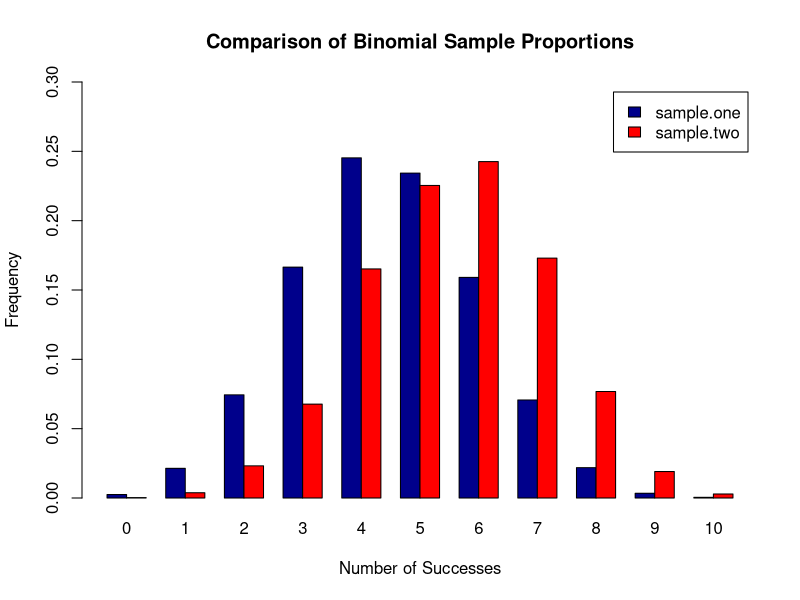
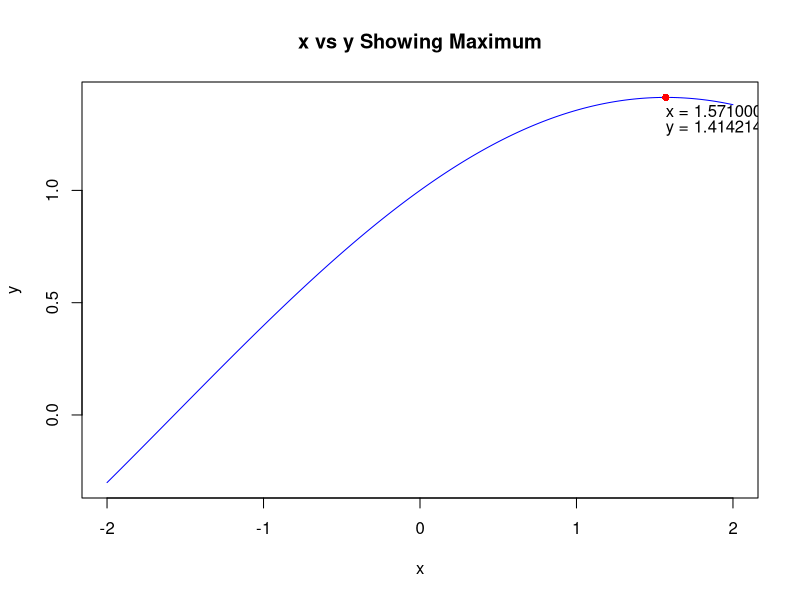
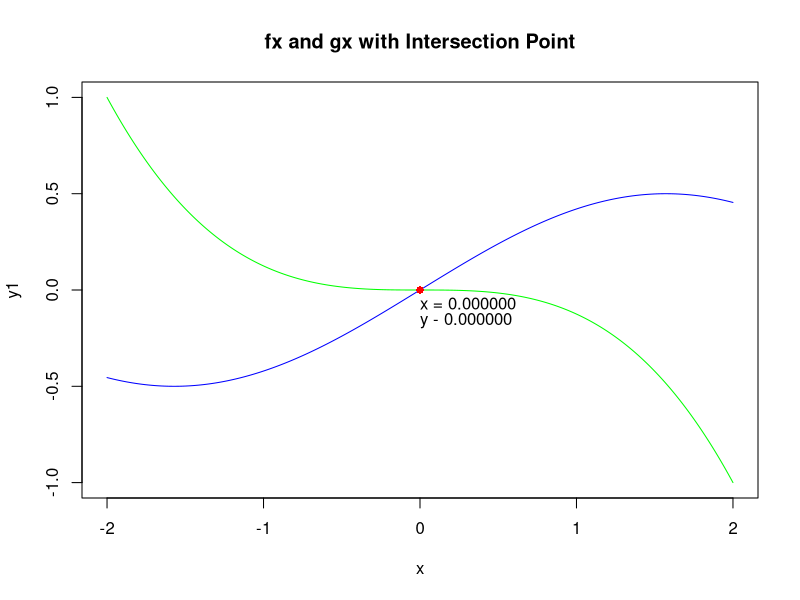
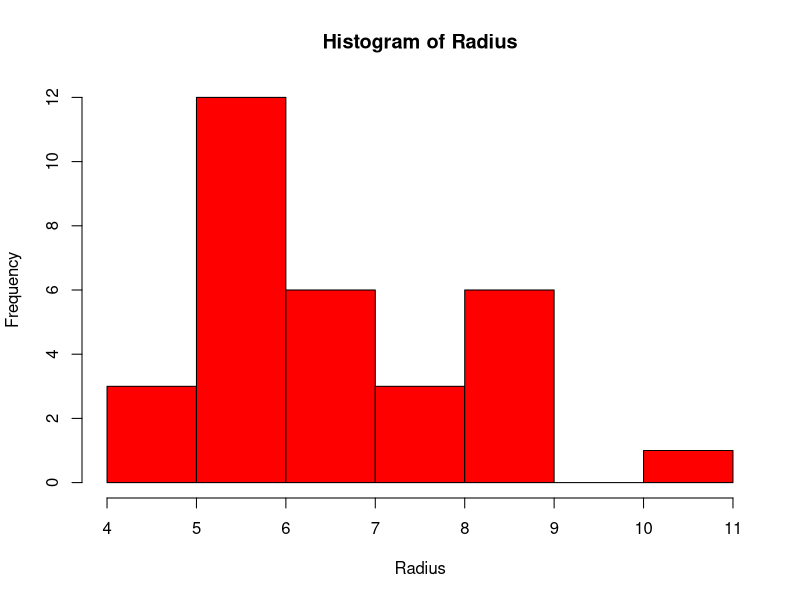
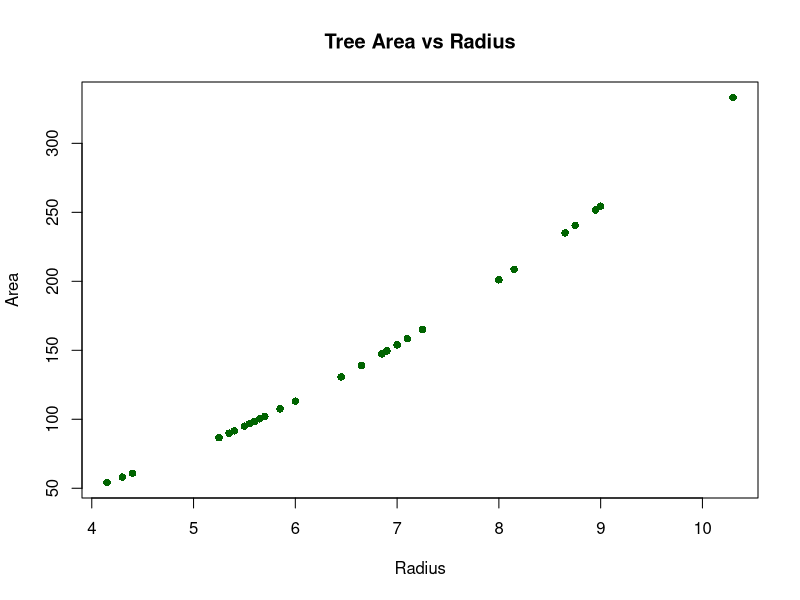
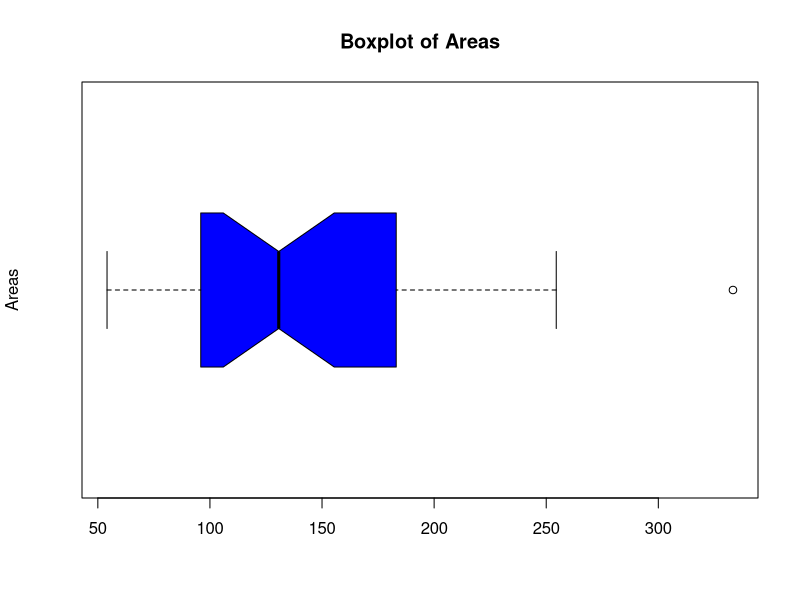
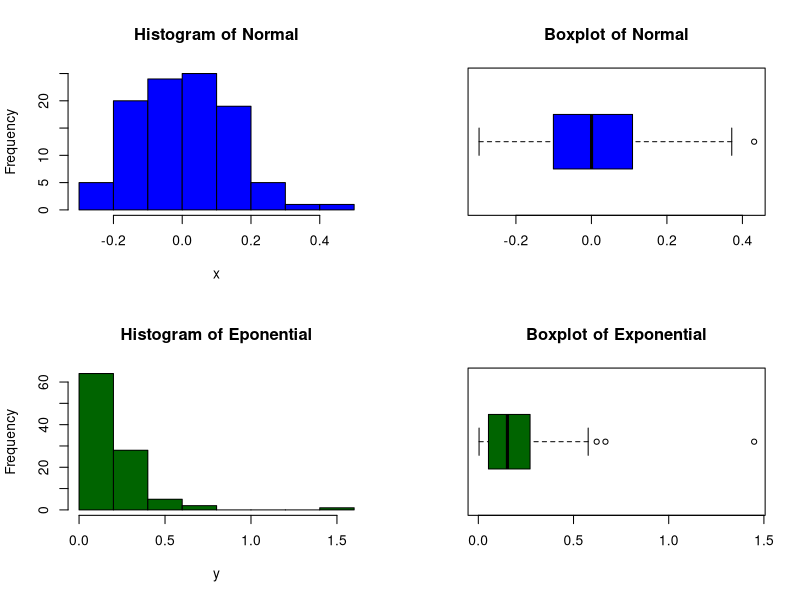

Source code (R) for these figures, in order: (Note: this script raises an error after producing the figures.)
#**Example Problem with Solution:**
#  Use *rbinom()* to generate two random samples of size 10,000 from the binomial distribution. 
#  For the first sample, use p = 0.45 and n = 10. For the second sample, use p = 0.55 and n = 10.
  
# (a) Convert the sample frequencies to sample proportions and compute the mean number of successes
# for each sample. Present these statistics.
  
set.seed(123)
sample.one <- table(rbinom(10000, 10, 0.45)) / 10000
sample.two <- table(rbinom(10000, 10, 0.55)) / 10000

successes <- seq(0, 10)

sum(sample.one * successes) # [1] 4.4827
sum(sample.two * successes) # [1] 5.523


# (b) Present the proportions in a vertical, side-by-side barplot color coding the two samples.

counts <- rbind(sample.one, sample.two)

barplot(counts, main = "Comparison of Binomial Sample Proportions", 
        ylab = "Frequency", ylim = c(0,0.3),xlab = "Number of Successes",
        beside = TRUE, col = c("darkblue","red"),legend = rownames(counts),
        names.arg = c("0", "1", "2", "3", "4", "5", "6", "7", "8", "9", "10"))



### Test Items starts from here - There are 5 sections - 50 points total ##########################

# Read each question carefully and address each element.  
# Do not output contents of vectors or data frames unless requested.

##### Section 1: (8 points) This problem deals with vector manipulations.

#(1)(a)  Create a vector that contains the following, in this order, and output the final, resulting vector.  
#Do not round any values, unless requested.

#* A sequence of integers from 0 to 4, inclusive.
#* The number 13
#* Three repetitions of the vector c(2, -5.1, -23).
#* The arithmetic sum of 7/42, 3 and 35/42

# --- test1a code ---
(a=seq(0,4))
(b=13)
(c=(rep(c(2,-5.1,-23),3)))
(d=sum(c(7/42,3,35/42)))

(abcd=c(a,b,c,d))
# -------------------


#(1)(b)  Sort the vector created in (1)(a) in ascending order.  Output this result. 
# Determine the length of the resulting vector and assign to "L". Output L. 
# Generate a descending sequence starting with L and ending with 1. 
# Add this descending sequence arithmetically the sorted vector. 
# This is vector addition, not vector combination. 
# Output the contents. Do not round any values.

# --- test1b code ---
(abcds = sort(abcd, decreasing = FALSE))
(L=length(abcds))
(Ldesc=seq(L,1))
(sumseqandabcd=Ldesc + abcds)

# -------------------


#(1)(c) Extract the first and last elements of the vector you have created in (1)(b)
# to form another vector of the extracted elements. 
# Form a third vector from the elements not extracted. Output these vectors.

# --- test1c code ---
(fl=sumseqandabcd[c(1,L)])
(notfl=sumseqandabcd[-c(1,L)])

# -------------------


#(1)(d) Use the vectors from (c) to reconstruct the vector in (b). Output this vector. 
# Sum the elements and round to two decimal places.

# --- test1d code ---

(origb=c(fl[1],notfl,fl[2]))
origb
(round(sum(origb),digits=2))
# -------------------


##### Section 2: (10 points) The expression y = sin(x/2) + cos(x/2) is a trigonometric function.

#(2)(a) Create a user-defined function - via *function()* - that implements the trigonometric function above, 
# accepts numeric values, "x," calculates and returns values "y."

# --- test2a code ---
sumsincosofhalfx <- function(x) {
  y = sin(x/2) + cos(x/2)
  return (y)
}

# -------------------


#(2)(b) Create a vector, x, of 4001 equally-spaced values from -2 to 2, inclusive. 
# Compute values for y using the vector x and your function from (2)(a).  
# **Do not output x or y.**  Find the value in the vector x that corresponds to the 
# maximum value in the vector y. Restrict attention to only the values of x and y you have computed;
# i.e. do not interpolate. Round to 3 decimal places and output both the maximum y and corresponding x value.

#Finding the two desired values can be accomplished in as few as two lines of code.
# Do not use packages or programs you may find on the internet or elsewhere. 
# Do not output the other elements of the vectors x and y. Relevant coding methods are 
# given in the *Quick Start Guide for R*.

# --- test2b code ---
x=seq(-2,2,length.out = 4001)
y=sumsincosofhalfx(x)

(i = which.max(y))
cat(sprintf("(x,y) = (%.03f,%0.3f)",round(x[i],3),round(y[i],3)))
# -------------------




#(2)(c) Plot y versus x in color, with x on the horizontal axis. Show the location of the
# maximum value of y determined in 2(b).  Show the values of x and y corresponding to the 
# maximum value of y in the display. Add a title and other features such as text annotations. 
# Text annotations may be added via *text()* for base R plots and 
# *geom_text()* or *geom_label()* for ggplots.


# --- test2c code ---
png("fig2c.png")
plot(x,y,col='blue',type = 'l',main="x vs y Showing Maximum")
points(x[i],y[i],pch=16,col='red')
msgx=sprintf("x = %f", x[i])
msgy=sprintf("y = %f", y[i])
text(x[i],y[i],labels=msgx,adj=c(0,1.5))
text(x[i],y[i],labels=msgy,adj=c(0,2.7))
dev.off()

# -------------------

##### Section 3: (8 points) This problem requires finding the point of intersection of 
# two functions.  Using the function y = cos(x/2)\*sin(x/2), find where the curved line 
# y = -(x/2)^3 intersects it within the range of values used in part (2) 
# (i.e. 4001 equally-spaced values from -2 to 2).  Plot both functions on the same
# display, and show the point of intersection.  Present the coordinates of this point as text in the display.    


# --- test3 code ---
#define functions
fx <- function(x){
  y = sin(x/2) * cos(x/2)
  return(y)
}

gx <- function(x){
  y = -(x/2)^3
  return(y)
}

#Calculate y's for fx and gx from x
y1=fx(x)
y2=gx(x)

#Get the intersection of fx and gx
i = which(y1==y2)

#find the min and max for both curves
#to scale so both curves fit in plot
ylim = c(min(y1,y2),max(y1,y2))

png("fig3.png")
plot(x,y1,col='blue',type='l',ylim=ylim,main="fx and gx with Intersection Point")
lines(x,y2,col='green',type='l')
points(x[i],y1[i],pch=16,col='red')
msgx=sprintf("x = %f",x[i])
msgy=sprintf("y - %f",y1[i])
text(x[i],y1[i],labels=msgx,adj=c(0,1.5))
text(x[i],y1[i],labels=msgy,adj=c(0,2.7))
dev.off()
# -------------------

##### Section 4: (12 points) Use the "trees" dataset for the following items. 
# This dataset has three variables (Girth, Height, Volume) on 31 felled black cherry trees.

#(4)(a) Use *data(trees)* to load the dataset. Check and output the structure with 
# *str()*. Use *apply()* to return the median values for the three variables. Output these values.
# Using R and logicals, output the row number and the three measurements - 
# Girth, Height and Volume - of any trees with Girth equal to median Girth.  It is possible
# to accomplish this last request with one line of code.  

# --- test4a code ---
data(trees)
str(trees)

#find the median values
(mediantrees = apply(trees,MARGIN=2, median))

#show trees with median girth

#which value in mediantrees is Girth
g = which(names(mediantrees)=="Girth")

#Which trees have median girth
(i=which(mediantrees[g]==trees$Girth))

trees[i,]


# -------------------




#(4)(b) Girth is defined as the diameter of a tree taken at 4 feet 6 inches from the ground. 
# Convert each diameter to a radius, r. Calculate the cross-sectional area of each tree 
# using pi times the squared radius. Present a stem-and-leaf plot of the radii, and a 
# histogram of the radii in color. Plot Area (y-axis) versus Radius (x-axis)  in color 
# showing the individual data points.  Label appropriately.

# --- test4b code ---
trees$Radius = trees$Girth/2
trees$Area = pi * trees$Radius^2

#stem plot of tree raii
stem(trees$Radius)

#histogram of radii
png("fig4bhist.png")
hist(trees$Radius,col='red', xlab = "Radius",breaks = "FD",main = "Histogram of Radius")
dev.off()

#scatter plot radius x area
png("fig4bscatter.png")
plot(x=trees$Radius, y=trees$Area,pch=16,col='darkgreen',main="Tree Area vs Radius",xlab="Radius",ylab="Area")
dev.off()


# -------------------


#(4)(c) Present a horizontal, notched, colored boxplot of the areas calculated in (b). Title and label the axis.

# --- test4c code ---
png("fig4c.png")
boxplot(trees$Area, col = 'blue', range=1.5, main="Boxplot of Areas", ylab="Areas",
        notch = TRUE, horizontal = TRUE)
dev.off()

# -------------------


#(4)(d) Demonstrate that the outlier revealed in the boxplot of Volume is not an 
# extreme outlier.  It is possible to do this with one line of code using *boxplot.stats()* 
# or 'manual' calculation and logicals. Identify the tree with the largest area and output
# on one line its row number and three measurements.


# --- test4d code ---
(areastats = boxplot.stats(trees$Area))

#get the outliers from boxplot stats
(outliers = areastats$out)
(med = areastats$stats[3])

#see if there are any extreme outliers
(iqr = areastats$stats[4]-areastats$stats[2])
(threshold = areastats$stats[4] + 3 * iqr)
outliers > threshold

#show measurements of largest tree without radius and area
trees[which.max(trees$Area),c(1:3)]

# -------------------



##### Section 5: (12 points) The exponential distribution is an example of a right-skewed
# distribution with outliers.  This problem involves comparing it with a normal distribution
#which typically has very few outliers.  

# 5(a) Use *set.seed(124)* and *rexp()* with n = 100, rate = 5.5 to generate a random sample
# designated as y.  Generate a second random sample designated as x with *set.seed(127)* and
# *rnorm()* using n = 100, mean = 0 and sd = 0.15.  

# Generate a new object using *cbind(x, y)*. Do not output this object; instead, 
# assign it to a new name. Pass this object to *apply()* and compute the inter-quartile
# range (IQR) for each column:  x and y. Use the function *IQR()* for this purpose.
# Round the results to four decimal places and present (this exercise shows the similarity of the IQR values.).

# For information about *rexp()*, use *help(rexp)* or *?rexp()*.  **Do not output x or y.**


# --- test5a code ---
#random exponential distribution
set.seed(124)
y = rexp(n=100, rate=5.5)

#random normal distribution
set.seed(127)
x = rnorm(n=100, mean=0, sd=.15)

#create a matrix from the two distributions
z = cbind(x,y)

#compute the inter-quartile range for each column
#note margin = 2 (by column)
round(apply(z,MARGIN=2, IQR),digits=4)



# -------------------


#(5)(b) This item will illustrate the difference between a right-skewed distribution and 
# a symmetric one.  For base R plots, use *par(mfrow = c(2, 2))* to generate a display
# with four diagrams; *grid.arrange()* for ggplots. On the first row, for the normal results, 
# present a histogram and a horizontal boxplot for x in color.  For the exponential results, 
# present a histogram and a horizontal boxplot for y in color.

# --- test5b code ---
png("fig5b.png")
par(mfrow = c(2,2))
hist(x,col = 'blue',main = "Histogram of Normal")
boxplot(x,col = 'blue', horizontal = TRUE,main="Boxplot of Normal")
hist(y,col = 'darkgreen',main = "Histogram of Eponential")
boxplot(y,col = 'darkgreen',horizontal=TRUE,main="Boxplot of Exponential")
par(mfrow = c(1,1))
dev.off()

#using ggplot
z = data.frame(x=x,y=y)
p1 = ggplot(z) + 
  ggtitle("Histogram of Normal") +
  geom_histogram(aes(x=x,color='black',fill='blue',bins=8))

p2 = ggplot(data=z) + 
  ggtitle("Boxplot of Normal") + 
  geom_boxplot(aes(y=x), fill='blue', outlier.color='red', color='black',
notch=TRUE) +
  coord_flip()

p3 = ggplot(z) + 
  ggtitle("Histogram of Exponential") + 
  geom_histogram((x=y),color='black',fill='darkgreen',,bins=8)

p4 = ggplot(data=z) + 
  ggtitle("Boxplot of Exponential") + 
  geom_boxplot((y=y),fill='darkgreen',
 outlier.color='red',color='black',notch=TRUE) + 
  coord_flip()

library(gridExtra)

png(fig5bggplot.png)
g = grid.arrange(p1,p2,p3,p4,ncol=2)
dev.off()

# -------------------

#(5)(c) QQ plots are useful for detecting the presence of heavy-tailed distributions. 
# Present side-by-side QQ plots, one for each sample, using *qqnorm()* and *qqline()*.  
# Add color and titles. In base R plots, "cex" can be used to control the size of the 
# plotted data points and text. Lastly, determine if there are any extreme outliers in either sample.

# --- test5c code ---
png("fig5c")
par(mfrow = c(1,2))
qqnorm(x,xlab="",col='blue',pch=16,main="Normal QQ plot of X")
qqline(x,col='red')

qqnorm(y,xlab="",col='darkgreen',pch=16,main="Normal QQ plot of Y")
qqline(y,col='red')
par(mfrow = c(1,1))
dev.off()


# -------------------

